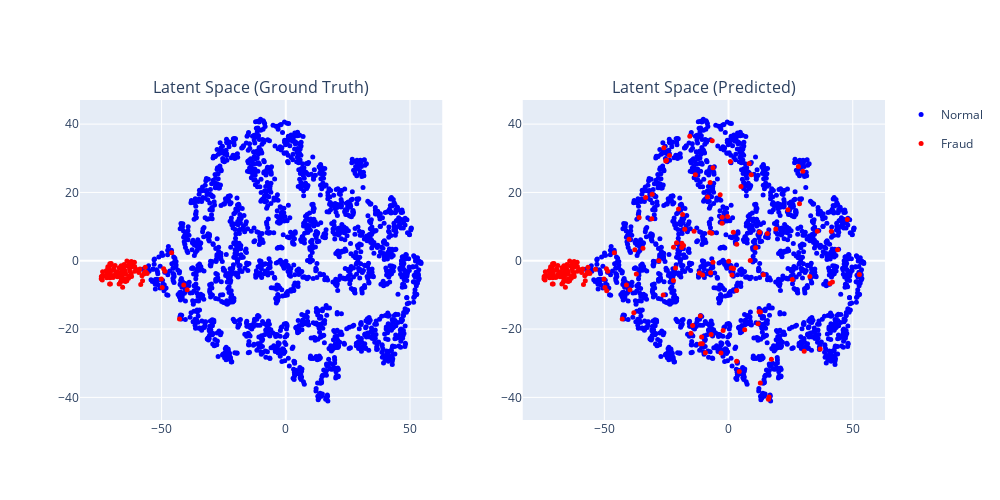

Write notebook code for a chart like this one.
### Code cell
plot_latent_space_2d(
    embeddings=embeddings,
    y_test=y_test,
    y_pred=y_pred,
    index_df=test_df,        # DataFrame to use for hover info
    hover_col='sales_id'     # column in test_df to display on hover
)

### Figure 1 — Plotly figure (JSON) as saved in the notebook; plotly's stock layout.template omitted (floating-point values rounded to 4 significant figures; data arrays with more than 128 entries replaced by an {"elided": "..."} marker saying what was removed)
{"data": [{"hoverinfo": "text+name", "hovertext": {"elided": "1905 str values"}, "legendgroup": "Normal", "marker": {"color": "blue", "size": 5}, "mode": "markers", "name": "Normal", "showlegend": true, "type": "scatter", "x": {"elided": "1905 float values"}, "xaxis": "x", "y": {"elided": "1905 float values"}, "yaxis": "y"}, {"hoverinfo": "text+name", "hovertext": ["8479 (Class: Fraud)", "3067 (Class: Fraud)", "9337 (Class: Fraud)", "8144 (Class: Fraud)", "2736 (Class: Fraud)", "932 (Class: Fraud)", "1425 (Class: Fraud)", "1348 (Class: Fraud)", "9841 (Class: Fraud)", "6959 (Class: Fraud)", "9164 (Class: Fraud)", "3649 (Class: Fraud)", "2906 (Class: Fraud)", "675 (Class: Fraud)", "4203 (Class: Fraud)", "6227 (Class: Fraud)", "3803 (Class: Fraud)", "2636 (Class: Fraud)", "2109 (Class: Fraud)", "7543 (Class: Fraud)", "5365 (Class: Fraud)", "2733 (Class: Fraud)", "4743 (Class: Fraud)", "5443 (Class: Fraud)", "8909 (Class: Fraud)", "9762 (Class: Fraud)", "5944 (Class: Fraud)", "6839 (Class: Fraud)", "6559 (Class: Fraud)", "1638 (Class: Fraud)", "9978 (Class: Fraud)", "2963 (Class: Fraud)", "5975 (Class: Fraud)", "5334 (Class: Fraud)", "5898 (Class: Fraud)", "2836 (Class: Fraud)", "4462 (Class: Fraud)", "3443 (Class: Fraud)", "6378 (Class: Fraud)", "6292 (Class: Fraud)", "3714 (Class: Fraud)", "9972 (Class: Fraud)", "5402 (Class: Fraud)", "2200 (Class: Fraud)", "1954 (Class: Fraud)", "5711 (Class: Fraud)", "8086 (Class: Fraud)", "3059 (Class: Fraud)", "4699 (Class: Fraud)", "5459 (Class: Fraud)", "2503 (Class: Fraud)", "2803 (Class: Fraud)", "1171 (Class: Fraud)", "8427 (Class: Fraud)", "1996 (Class: Fraud)", "1800 (Class: Fraud)", "3055 (Class: Fraud)", "1466 (Class: Fraud)", "518 (Class: Fraud)", "4036 (Class: Fraud)", "3846 (Class: Fraud)", "810 (Class: Fraud)", "5344 (Class: Fraud)", "7633 (Class: Fraud)", "2122 (Class: Fraud)", "464 (Class: Fraud)", "2460 (Class: Fraud)", "8929 (Class: Fraud)", "261 (Class: Fraud)", "6326 (Class: Fraud)", "8132 (Class: Fraud)", "411 (Class: Fraud)", "3696 (Class: Fraud)", "475 (Class: Fraud)", "4840 (Class: Fraud)", "1011 (Class: Fraud)", "8516 (Class: Fraud)", "3402 (Class: Fraud)", "4966 (Class: Fraud)", "7295 (Class: Fraud)", "9768 (Class: Fraud)", "412 (Class: Fraud)", "6117 (Class: Fraud)", "2798 (Class: Fraud)", "9777 (Class: Fraud)", "1715 (Class: Fraud)", "6051 (Class: Fraud)", "7225 (Class: Fraud)", "5286 (Class: Fraud)", "8616 (Class: Fraud)", "8458 (Class: Fraud)", "9129 (Class: Fraud)", "8160 (Class: Fraud)", "3506 (Class: Fraud)", "1440 (Class: Fraud)"], "legendgroup": "Fraud", "marker": {"color": "red", "size": 5}, "mode": "markers", "name": "Fraud", "showlegend": true, "type": "scatter", "x": [-70.84, -65.07, -49.16, -64.64, -55.81, -60.0, -64.49, -39.69, -72.04, -62.74, -74.24, -59.13, -56.81, -62.9, -61.84, -62.77, -48.63, -71.62, -60.93, -62.1, -65.68, -60.84, -69.88, -67.82, -70.63, -71.03, -69.52, -65.26, -70.41, -68.72, -73.75, -58.39, -57.16, -69.23, -67.74, -73.87, -61.67, -66.28, -63.18, -66.28, -71.46, -71.74, -70.59, -62.14, -57.66, -64.28, -73.45, -70.28, -65.52, -66.06, -64.53, -71.58, -45.96, -56.6, -69.09, -66.57, -70.93, -63.02, -66.59, -67.65, -72.19, -50.09, -63.95, -70.76, -70.52, -62.21, -65.28, -42.79, -71.56, -62.5, -64.83, -60.8, -57.88, -58.7, -67.08, -68.59, -67.06, -72.53, -72.28, -74.29, -41.08, -66.96, -73.87, -63.98, -66.01, -56.37, -61.59, -63.77, -65.43, -70.62, -66.28, -66.08, -49.73, -70.97, -63.3], "xaxis": "x", "y": [-0.8533, -1.122, -2.324, -3.277, -3.748, -2.577, -3.89, -8.46, -5.001, -0.4112, -4.582, -3.412, -3.274, -2.392, -1.788, -3.118, -3.104, -1.738, -0.4078, -4.621, -7.759, -1.657, -4.679, -4.72, -3.533, -2.358, -4.895, -5.873, -1.276, -1.403, -3.219, -6.976, -3.901, -2.345, -3.231, -4.479, -1.185, -5.807, -4.527, -2.166, -3.925, -3.359, -6.827, -0.206, -5.842, -5.243, -4.334, -0.8326, -3.192, -4.833, -6.086, -2.28, 2.373, -1.886, -2.791, -3.655, -6.842, -0.9634, -6.376, -3.813, -4.077, -5.375, -0.05349, -4.982, -4.136, -3.781, -2.199, -17.08, -4.754, -1.791, -2.783, -3.075, -4.409, -2.411, -6.827, -3.971, -2.086, -4.541, -2.925, -5.287, -7.074, -4.703, -5.604, -5.822, -2.756, -3.329, -0.6644, -1.436, -4.047, -3.017, -1.448, -5.422, -7.856, -4.111, -5.135], "yaxis": "y"}, {"hoverinfo": "text+name", "hovertext": {"elided": "1809 str values"}, "legendgroup": "Normal", "marker": {"color": "blue", "size": 5}, "mode": "markers", "name": "Normal", "showlegend": false, "type": "scatter", "x": {"elided": "1809 float values"}, "xaxis": "x2", "y": {"elided": "1809 float values"}, "yaxis": "y2"}, {"hoverinfo": "text+name", "hovertext": {"elided": "191 str values"}, "legendgroup": "Fraud", "marker": {"color": "red", "size": 5}, "mode": "markers", "name": "Fraud", "showlegend": false, "type": "scatter", "x": {"elided": "191 float values"}, "xaxis": "x2", "y": {"elided": "191 float values"}, "yaxis": "y2"}], "layout": {"annotations": [{"font": {"size": 16}, "showarrow": false, "text": "Latent Space (Ground Truth)", "x": 0.225, "xanchor": "center", "xref": "paper", "y": 1, "yanchor": "bottom", "yref": "paper"}, {"font": {"size": 16}, "showarrow": false, "text": "Latent Space (Predicted)", "x": 0.775, "xanchor": "center", "xref": "paper", "y": 1, "yanchor": "bottom", "yref": "paper"}], "height": 500, "width": 1000, "xaxis": {"anchor": "y", "domain": [0, 0.45]}, "xaxis2": {"anchor": "y2", "domain": [0.55, 1]}, "yaxis": {"anchor": "x", "domain": [0, 1]}, "yaxis2": {"anchor": "x2", "domain": [0, 1]}}}
